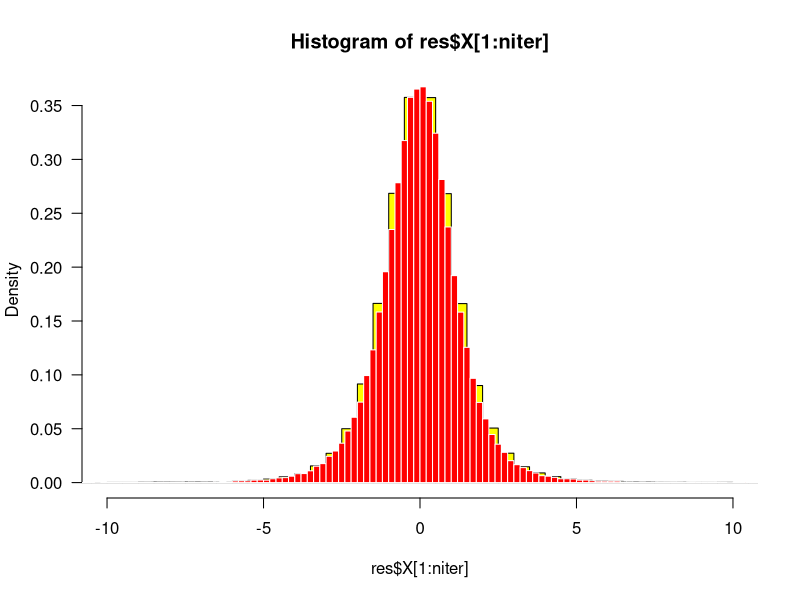
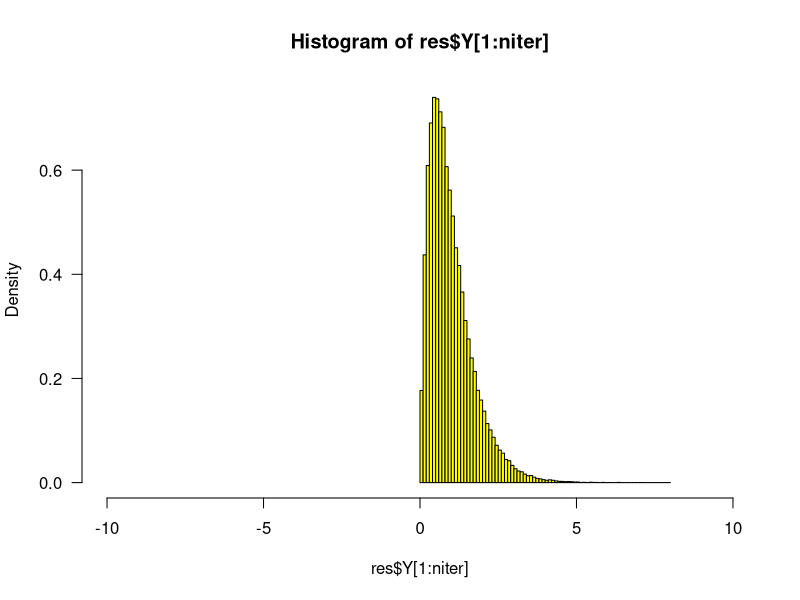

Write R code to recreate these figures, in order.
rm(list=ls())

DA_split_algorithm_tstudent = function(x_0, niter, d1, d2, x_star, VERBOSE = FALSE){
  #C represent lower bound for the p-dimensional rectangle ; D upper bounds
  if(length(C) != length(D) || length(C) != length(x_0)) {
    stop("C,D and beta must have same length!")
  }
  if(length(x_star) != length(x_0)) {
    stop("x_star and x_0 must have same length!")
  }
  Y = numeric(niter)
  X = numeric(niter+1)
  X[1] = x_0
  delta = numeric(niter)
  num_in = 0
  all_eta = numeric(0)
  for(j in 1:niter){
    #Step 1
    Y[j] <- rgamma(1, shape = 5/2, scale = 1/(X[j]^2/2+2))
    #Step 2
    X[j+1] <- rnorm(1, 0, sqrt(Y[j]^{-1}))
    #Step 3: compute delta
    if(all(Y[j] >= d1) && (Y[j] <= d2)) {
      num_in = num_in+1
      #Compute probability eta
      if(X[j]^2 > x_star^2) {
        eta <- exp((X[j]^2-x_star^2)*(Y[j]/2-d2/2))
      } else {
        eta <- exp((X[j]^2-x_star^2)*(Y[j]/2-d1/2))
      }
      eta <- min(c(1,eta))
      if(VERBOSE)
        cat("INSIDE! j =",j,"eta =",eta,"\n")
      delta[j] = rbinom(1,1,eta)
      all_eta <- c(all_eta,eta)
    } else {
      delta[j] = 0
    }
    #Print progress
    if(j%%floor(niter/10)==0)
      cat(j/niter*100,"%\n",sep="")
  }
  cat("Number of times it was in: ",num_in,"(",num_in/niter*100,"%)\n",sep="")
  cat("Probability eta. Mean = ",mean(all_eta),", Min = ",min(all_eta),
      ", Max = ",max(all_eta),"\n",sep="")
  cat("Number of regenerations = ",sum(delta))
  return(list(X=X,Y=Y,delta=delta))
}

niter <- 100000
set.seed(17)
res <- DA_split_algorithm_tstudent(1,niter,0.5,2,0,VERBOSE = FALSE)
hist(res$X[1:niter], 100, col='yellow', las=1, border=T, freq=FALSE, xlim=c(c(-10, 10)), breaks = 200)
# comparing with the t distribution with 4 degrees of freedom
hist(rt(niter, df=4), 100, col='red', las=1, border=F, freq=FALSE,  xlim=c(-10, 10), add=TRUE, breaks=200)
hist(res$Y[1:niter], 100, col='yellow', las=1, border=T, freq=FALSE, xlim=c(c(-10, 10)))
